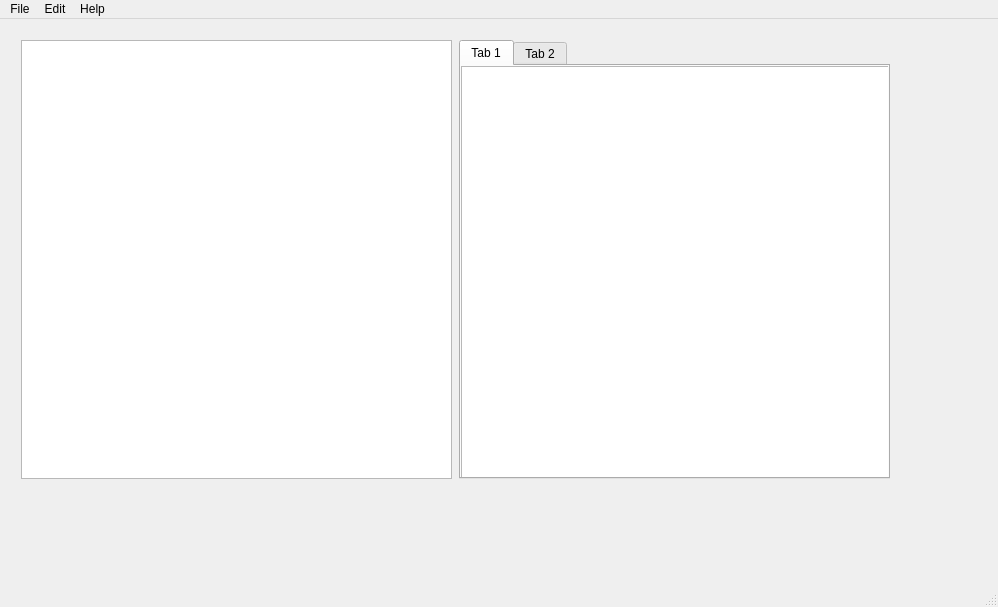
<?xml version="1.0" encoding="UTF-8"?>
<ui version="4.0">
 <class>MainWindow</class>
 <widget class="QMainWindow" name="MainWindow">
  <property name="geometry">
   <rect>
    <x>0</x>
    <y>0</y>
    <width>998</width>
    <height>607</height>
   </rect>
  </property>
  <property name="windowTitle">
   <string>Rocex Wang</string>
  </property>
  <property name="layoutDirection">
   <enum>Qt::LeftToRight</enum>
  </property>
  <widget class="QWidget" name="centralwidget">
   <widget class="QWidget" name="horizontalLayoutWidget">
    <property name="geometry">
     <rect>
      <x>10</x>
      <y>10</y>
      <width>891</width>
      <height>461</height>
     </rect>
    </property>
    <layout class="QHBoxLayout" name="horizontalLayout">
     <item>
      <widget class="QTreeView" name="treeView"/>
     </item>
     <item>
      <widget class="QTabWidget" name="tabWidget">
       <property name="currentIndex">
        <number>0</number>
       </property>
       <widget class="QWidget" name="tab">
        <attribute name="title">
         <string>Tab 1</string>
        </attribute>
        <widget class="QColumnView" name="columnView">
         <property name="geometry">
          <rect>
           <x>0</x>
           <y>0</y>
           <width>441</width>
           <height>431</height>
          </rect>
         </property>
        </widget>
       </widget>
       <widget class="QWidget" name="tab_2">
        <attribute name="title">
         <string>Tab 2</string>
        </attribute>
        <widget class="QTableWidget" name="tableWidget">
         <property name="geometry">
          <rect>
           <x>0</x>
           <y>0</y>
           <width>441</width>
           <height>431</height>
          </rect>
         </property>
        </widget>
       </widget>
      </widget>
     </item>
    </layout>
   </widget>
  </widget>
  <widget class="QMenuBar" name="menubar">
   <property name="geometry">
    <rect>
     <x>0</x>
     <y>0</y>
     <width>998</width>
     <height>26</height>
    </rect>
   </property>
   <widget class="QMenu" name="menuFile">
    <property name="title">
     <string>File</string>
    </property>
    <widget class="QMenu" name="menuRecent">
     <property name="title">
      <string>Recent</string>
     </property>
     <addaction name="actionClean"/>
     <addaction name="separator"/>
    </widget>
    <addaction name="actionNew"/>
    <addaction name="actionOpen"/>
    <addaction name="menuRecent"/>
    <addaction name="separator"/>
    <addaction name="actionExit"/>
   </widget>
   <widget class="QMenu" name="menuEdit">
    <property name="title">
     <string>Edit</string>
    </property>
    <addaction name="actionUndo"/>
    <addaction name="actionRedo"/>
    <addaction name="separator"/>
    <addaction name="actionCopy"/>
    <addaction name="actionPaste"/>
   </widget>
   <widget class="QMenu" name="menuHelp">
    <property name="title">
     <string>Help</string>
    </property>
    <addaction name="actionAbout"/>
   </widget>
   <addaction name="menuFile"/>
   <addaction name="menuEdit"/>
   <addaction name="menuHelp"/>
  </widget>
  <widget class="QStatusBar" name="statusbar"/>
  <action name="actionNew">
   <property name="text">
    <string>New...</string>
   </property>
   <property name="toolTip">
    <string>New File</string>
   </property>
   <property name="statusTip">
    <string>New File</string>
   </property>
  </action>
  <action name="actionOpen">
   <property name="text">
    <string>Open...</string>
   </property>
  </action>
  <action name="actionExit">
   <property name="text">
    <string>Exit</string>
   </property>
   <property name="toolTip">
    <string>Exit Application</string>
   </property>
   <property name="statusTip">
    <string>Exit Application</string>
   </property>
   <property name="shortcut">
    <string>Ctrl+Q</string>
   </property>
  </action>
  <action name="actionUndo">
   <property name="text">
    <string>Undo</string>
   </property>
  </action>
  <action name="actionRedo">
   <property name="text">
    <string>Redo</string>
   </property>
  </action>
  <action name="actionCopy">
   <property name="text">
    <string>Copy</string>
   </property>
  </action>
  <action name="actionPaste">
   <property name="text">
    <string>Paste</string>
   </property>
  </action>
  <action name="actionAbout">
   <property name="text">
    <string>About...</string>
   </property>
  </action>
  <action name="actionClean">
   <property name="text">
    <string>Clean...</string>
   </property>
  </action>
 </widget>
 <layoutdefault spacing="7" margin="11"/>
 <resources/>
 <connections>
  <connection>
   <sender>actionExit</sender>
   <signal>triggered()</signal>
   <receiver>MainWindow</receiver>
   <slot>close()</slot>
   <hints>
    <hint type="sourcelabel">
     <x>-1</x>
     <y>-1</y>
    </hint>
    <hint type="destinationlabel">
     <x>498</x>
     <y>303</y>
    </hint>
   </hints>
  </connection>
 </connections>
 <designerdata>
  <property name="gridDeltaX">
   <number>10</number>
  </property>
  <property name="gridDeltaY">
   <number>10</number>
  </property>
  <property name="gridSnapX">
   <bool>true</bool>
  </property>
  <property name="gridSnapY">
   <bool>true</bool>
  </property>
  <property name="gridVisible">
   <bool>true</bool>
  </property>
 </designerdata>
</ui>
